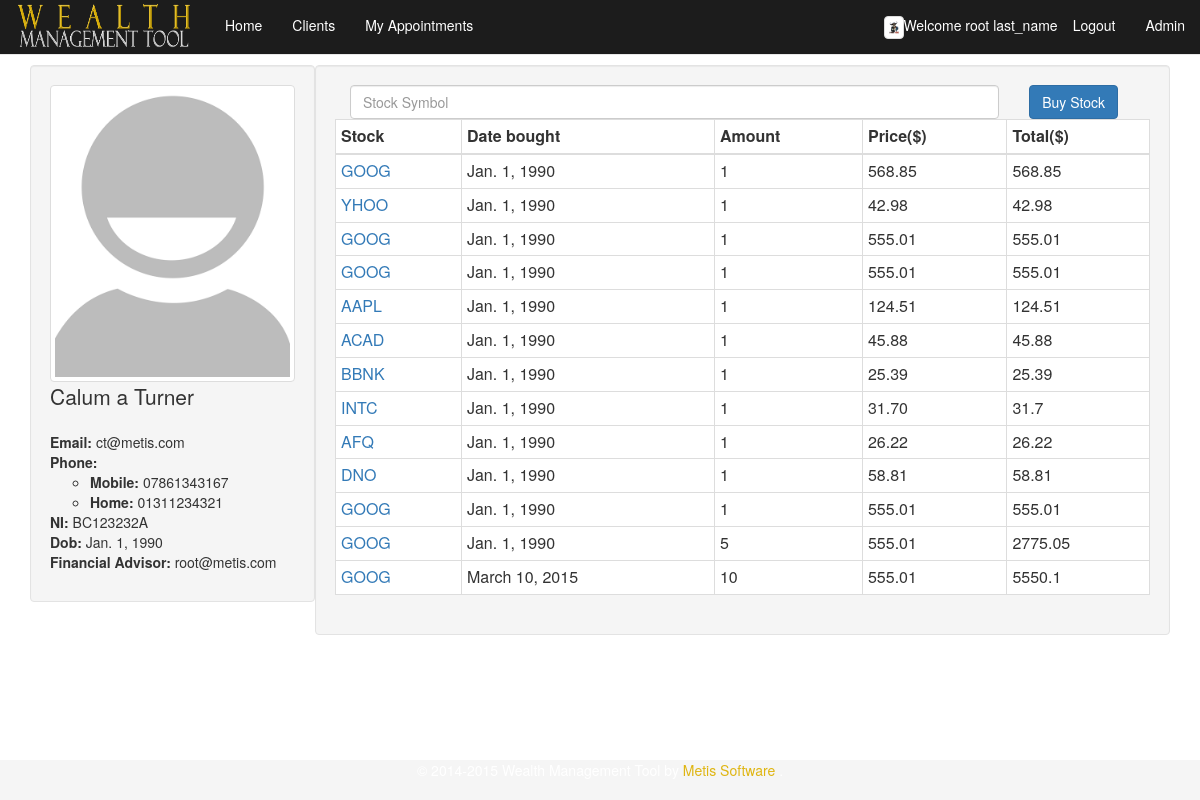
/client_details/?client=BC123232A (signed in), run on the app's committed database.
### wms/models.py (models this page shows, shortened)
class FA(AbstractBaseUser, PermissionsMixin):
    email = models.EmailField(max_length=64, unique=True)
    first_name = models.CharField(max_length=64, default="**DEFAULT**")
    surname = models.CharField(max_length=64, default="**DEFAULT**")
    image = models.ImageField(upload_to='fa_images', default='/media/person-placeholder.png')
    dob = models.DateField(default="1990-01-01")
    ni_regex = RegexValidator(regex=r'^(?!BG)(?!GB)(?!NK)(?!KN)(?!TN)(?!NT)(?!ZZ)(?:[A-CEGHJ-PR-TW-Z][A-CEGHJ-NPR-TW-Z])(?:\s*\d\s*){6}([A-D]|\s)$', message="Must be in the format: 'AA999999A', restrictions to characters apply'")
    ni_number = models.CharField(
        max_length=9, validators=[ni_regex], primary_key=True)
    is_staff=models.BooleanField(default=False)
    is_admin=models.BooleanField(default=False)
    is_active=models.BooleanField(default=False)
    USERNAME_FIELD = 'email'
    REQUIRED_FIELDS = ['first_name', 'surname', 'dob', 'ni_number']
    objects = FAUserManager()

class Client(models.Model):
    first_name = models.CharField(max_length=64)
    middle_name = models.CharField(max_length=64, null=True)
    surname = models.CharField(max_length=64)
    image = models.ImageField(upload_to='client_images', default='/media/person-placeholder.png')
    dob = models.DateField(default="1990-01-01")
    ni_regex = RegexValidator(regex=r'^(?!BG)(?!GB)(?!NK)(?!KN)(?!TN)(?!NT)(?!ZZ)(?:[A-CEGHJ-PR-TW-Z][A-CEGHJ-NPR-TW-Z])(?:\s*\d\s*){6}([A-D]|\s)$', message="Must be in the format: 'AA999999A', restrictions to characters apply'")
    ni_number = models.CharField(max_length=9, validators=[ni_regex], primary_key=True)
    email = models.EmailField(max_length=64)
    phone_regex = RegexValidator(
        regex=r'^\+?1?\d{9,15}$',
        message="Not a valid phone number. Up to 9 digits allowed.")
    middle_name = models.CharField(max_length=64, null=True)
    home_phone = models.CharField(
        max_length=11, validators=[phone_regex], blank=True
    )
    mob_phone = models.CharField(
        max_length=11, validators=[phone_regex], blank=True
    )
    cash = models.DecimalField(max_digits=20, decimal_places=2)
    fa = models.ForeignKey(FA)
    twitter_username = models.CharField(validators=[RegexValidator(
                                                    regex="^(\w){1,15}$",
                                                    message="Not a valid username,please remove @ and max of 15 cahracters"
                                                    )],
                                        blank=True, max_length= 15)
    twitter_widget_id = models.CharField(max_length=18, blank=True,
                                         validators=[RegexValidator(
                                             regex='[\d]{18}',
                                             message="Not a valid Twitter widget id. must be 18 digits"
                                         )])

class Share(models.Model):
    owner = models.ForeignKey(Client)
    buy_date = models.DateField(default="1990-01-01")
    amount = models.IntegerField()
    price = models.DecimalField(max_digits=20, decimal_places=2)
    stock = models.ForeignKey(Stock)

class Stock(models.Model):
    symbol = models.CharField(primary_key=True, max_length=5)
    company = models.CharField(max_length=64)
    market = models.ForeignKey(Market)
    def __str__(self):
        return self.symbol

### wms/views.py (the view)
# urls.py: url(r'^client_details/', 'client_details', name='client_details'),
@login_required
def client_details(request):
    get_params = request.GET
    if(get_params.get('client') is None):
        return HttpResponseRedirect('/clients/')
    else:
        try:
            client = Client.objects.get(ni_number=get_params.get('client'))
            shares = Share.objects.filter(owner=get_params.get('client'))
            print(client.twitter_username)
            if client.twitter_username=="":
                twitter = False
            else:
                twitter = True
            return render_to_response('wms/client_details.html',
                                         {'client_details': client,'shares': shares,'twitter':twitter}, context_instance=RequestContext(request))
        except ObjectDoesNotExist:
            return render_to_response('wms/client_details.html',{}, context_instance=RequestContext)

### wms/templates/wms/client_details.html (shortened to what this page needs)
{% extends "wms/base_boot.html" %}
{% load staticfiles %}
{% block content %}
{% if client_details %}
    <div class="table-responsive col-md-3 well">
        <img class="img-responsive img-thumbnail" src="{% static 'wms/images/person-placeholder.png'  %}" alt="Person Placeholder">
        <p class="lead">{{client_details.first_name}} {{client_details.middle_name}} {{client_details.surname}}</p>
        <ul class="list-unstyled">
            <li>
                <strong>Email:</strong> {{ client_details.email}}
            </li>
            <li>
                <strong>Phone:</strong>
                <ul class="">
                    <li>
                        <strong>Mobile:</strong> {{ client_details.mob_phone}}
                    </li>
                    <li>
                        <strong>Home:</strong> {{ client_details.home_phone}}
                    </li>
                </ul>
            </li>
            <li>
                <strong>NI:</strong> {{client_details.ni_number}}
            </li>
            <li>
                <strong>Dob:</strong> {{client_details.dob}}
            </li>
            <li>
                <strong>Financial Advisor:</strong> {{client_details.fa}}
            </li>
        </ul>
    </div>
    <div class="table-responsive col-md-9 well" id="users">
        <div class="col-md-10 ">
            <input id="symbol_input" class="form-control search" type="text" name="symbol" placeholder="Stock Symbol"/>
        </div>
        <div class="col-md-2">
            <button type="button" class="btn btn-primary" data-toggle="modal" data-target="#StockModal">Buy Stock</button>
        </div>
        <table class="table table-hover table-bordered table-condensed" style="background-color: #ffffff">
            <thead>
                <th>Stock</th>
                <th>Date bought</th>
                <th>Amount</th>
                <th>Price($)</th>
                <th>Total($)</th>
            </thead>
            <tbody class="list">
                {% for share in shares %}
                <tr>
                    <td class="stock"><a href="/wmt/?symbol={{share.stock}}">{{ share.stock}}</a></td>
                    <td class="buy_date">{{ share.buy_date}}</td>
                    <td class="amount">{{ share.amount}}</td>
                    <td class="price">{{ share.price}}</td>
                    <td class="total"><script>document.write({{share.price}} * {{share.amount}})</script></td>
                </tr>
                {% endfor %}
            </tbody>
        </table>
     </div>
    {% else %}
        <p>No client data</p>
    {% endif %}
{%  endblock %}

### wms/templates/wms/base_boot.html (shortened to what this page needs)
{% load staticfiles %}
<html>
<head>
<link rel="stylesheet" type="text/css" href="{% static 'wms/css/style-bootstrap.css' %}" />
<link href="{% static "wms/css/bootstrap.css" %}" rel="stylesheet">
<link href="{% static "wms/css/magnific-popup.css" %}" rel="stylesheet" type="text/css">
<link rel="stylesheet" type="text/css" href="{% static "wms/css/jquery.fancybox.css" %}" media="screen" />
<link href="{% static "wms/css/bootstrap-sticky-footer.css" %}" rel="stylesheet">
</head>
<body>
<nav class="navbar navbar-default navbar-fixed-top" id="home">
	<div class="container-fluid">
		<div class="navbar-header">
			<a href="/" class="navbar-brand">
				<img src="{% static "wms/images/logo.png" %}" alt="Wealth Management Tool" height="54" width="180" style="margin-top: -15px;" /></a>
		</div>
		<div id="navbar" class="navbar-collapse collapse">
			<ul class="nav navbar-nav">
				<li><a id="home" href="/">Home</a></li>
				<li><a id="clients" href="/clients/">Clients</a></li>
				<li><a id="appointments" href="/appointments/">My Appointments</a></li>
			</ul>
			<ul class="nav navbar-nav navbar-right">
				{% if user.is_authenticated %}
				<li class="text-center" style="padding-top: 15px;padding-bottom: 15px;"><img src="{{ user.image.url }}" class="img-responsive img-thumbnail" style="max-width: 20px"/>Welcome  {{ user.first_name }} {{ user.surname }}</li>
				<li ><a href="/logout">Logout</a>
				{% if user.is_staff %}
				<li><a href="/admin">Admin</a>
				{% endif %}
				</li>
				{% endif %}
			</ul>
		</div>
	</div>
</nav>
<div class="container" style="overflow-x: hidden">
	{% block content %}
	{% endblock %}
</div>
<footer class="footer">
	<div class="container">
		<p class="text-center" style="color:#FFFFFF;">© 2014-2015 Wealth Management Tool by  <a style="color:#dfb511;"href="http://www.metissoftware.co.uk" target="_blank"> Metis Software </a>.</p>
	</div>
</footer>
</body>
</html>

### data on the page
FA: image (picture), first_name "root", surname "last_name"
Client: first_name "Calum", middle_name "a", surname "Turner", email "ct@metis.com", mob_phone "07861343167", home_phone "01311234321", ni_number "BC123232A", dob "Jan. 1, 1990", fa "root@metis.com"
Share: stock "GOOG", buy_date "Jan. 1, 1990", amount "1", price "568.85"
Share: stock "YHOO", buy_date "Jan. 1, 1990", amount "1", price "42.98"
Share: stock "GOOG", buy_date "Jan. 1, 1990", amount "1", price "555.01"
Share: stock "GOOG", buy_date "Jan. 1, 1990", amount "1", price "555.01"
Share: stock "AAPL", buy_date "Jan. 1, 1990", amount "1", price "124.51"
Share: stock "ACAD", buy_date "Jan. 1, 1990", amount "1", price "45.88"
Share: stock "BBNK", buy_date "Jan. 1, 1990", amount "1", price "25.39"
Share: stock "INTC", buy_date "Jan. 1, 1990", amount "1", price "31.70"
Share: stock "AFQ", buy_date "Jan. 1, 1990", amount "1", price "26.22"
Share: stock "DNO", buy_date "Jan. 1, 1990", amount "1", price "58.81"
Share: stock "GOOG", buy_date "Jan. 1, 1990", amount "1", price "555.01"
Share: stock "GOOG", buy_date "Jan. 1, 1990", amount "5", price "555.01"
Share: stock "GOOG", buy_date "March 10, 2015", amount "10", price "555.01"
